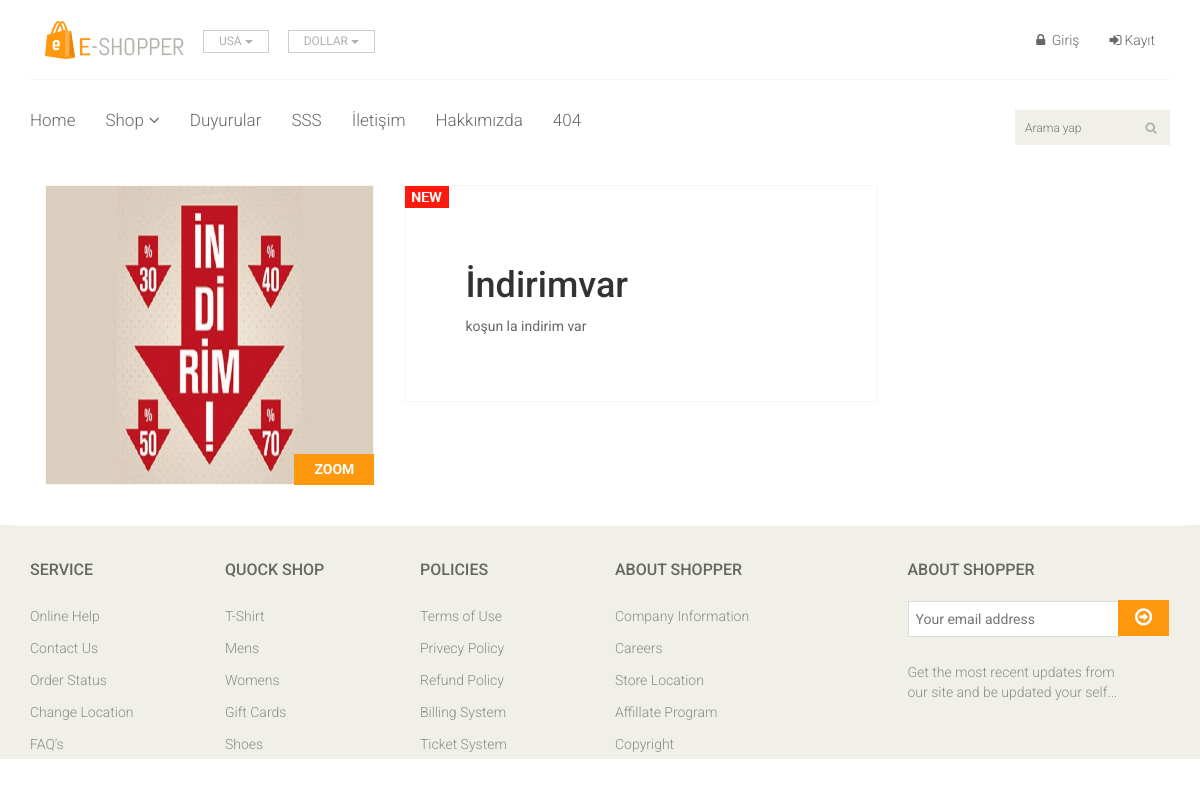
The page /contentdetail/1/ on the database its author committed.
### content/models.py (models this page shows, shortened)
class Content(models.Model):
    TYPE = (
        ('menu', 'menu'),
        ('haber', 'haber'),
        ('duyuru', 'duyuru'),
        ('etkinlik', 'etkinlik'),
    )
    STATUS = (
        ('True', 'Evet'),
        ('False', 'Hayır'),
    )
    menu = models.OneToOneField(Menu, null=True, blank=True, on_delete=models.CASCADE)
    title = models.CharField(max_length=158)
    keywords = models.CharField(blank=True, max_length=255)
    description = models.CharField(blank=True, max_length=255)
    image = models.ImageField(blank=True, upload_to='images/')
    detail = RichTextUploadingField()
    slug = models.SlugField(null=False, blank=True)
    type = models.CharField(max_length=10, choices=TYPE)
    status = models.CharField(max_length=10, choices=STATUS)
    create_at = models.DateTimeField(auto_now_add=True)
    update_at = models.DateTimeField(auto_now=True)

### home/views.py (the view)
# urls.py: path(r'contentdetail/<int:id>/', views.contentdetail, name='contentdetail'),
def contentdetail(request, id):
    category = Category.objects.all()
    menu = Menu.objects.all()
    content = Content.objects.get(pk=id)
    images = CImage.objects.filter(content_id=id)
    context = {
        'content': content,
        'category': category,
        'menu': menu,
        'images': images,
    }
    return render(request, 'content_detail.html', context)

### home/templates/content_detail.html (shortened to what this page needs)
{% extends "homebase.html" %}
{%  block body %}
	<section>
		<div class="container">
			<div class="row">
				<div class="col-sm-9 padding-right">
					<div class="product-details">
						<div class="col-sm-5">
							<div class="view-product">
								<img src="{{ content.image.url }}" alt="" style="height: 300px"/>
								<h3>ZOOM</h3>
							</div>
						</div>
						<div class="col-sm-7">
							<div class="product-information">
								<img src="images/product-details/new.jpg" class="newarrival" alt="" />
                                    <h1> {{ content.title }}</h1>
                                         {{ content.detail | safe }}
							</div>
						</div>
					</div>
					</div>
				</div>
			</div>
	</section>
       {% endblock %}

### home/static/css/main.css (style rules this page uses)
body { font-family: 'Roboto', sans-serif; position: relative; font-weight: 400px; }
h1, h2, h3, h4, h5, h6 { font-family: 'Roboto', sans-serif; }
.padding-right { padding-right: 0; }
.product-details { overflow: hidden; }
.product-details { margin-bottom: 40px; overflow: hidden; margin-top: 10px; }
.view-product { position: relative; }
.view-product img { border: 1px solid #F7F7F0; height: 80px; width: 100%; }
.view-product h3 { background: #FE980F; bottom: 0; color: #FFFFFF; font-family: 'Roboto', sans-serif; font-size: 14px; font-weight: 700; margin-bottom: 0; padding: 8px 20px; position: absolute; right: 0; }
.product-information { border: 1px solid #F7F7F0; overflow: hidden; padding-bottom: 60px; padding-left: 60px; padding-top: 60px; position: relative; }
.newarrival { position: absolute; top: 0; left: 0 }
.product-information p { color: #696763; font-family: 'Roboto', sans-serif; margin-bottom: 5px; }

### rows shown on the page
Content: image (picture), title "İndirimvar", detail "koşun la indirim var"
